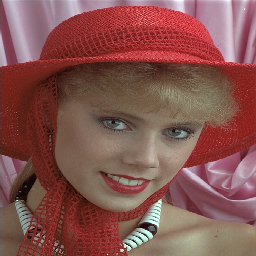
#> input picture visage.bmp, 256 x 256 px
$ python application_img.py
#> lines starting #> are read from the running program, lines starting #| are printed output that depends on the picture
import matplotlib.image as mpimg
import matplotlib.pyplot as plt
import numpy as np
from sklearn.cluster import KMeans

img = np.float32(mpimg.imread('visage.bmp'))
img = np.reshape(img,(256**2,3))
kmeans = KMeans(n_clusters=16, n_init=3, init='k-means++')
kmeans.fit(img)
cluster_labels = kmeans.labels_

imgn = kmeans.cluster_centers_[kmeans.labels_[:],:]

imgn = np.reshape(imgn,(256,256,3))
imgn = imgn / 255
print(np.shape(imgn))
print(imgn)
plt.imshow(imgn)
plt.show()
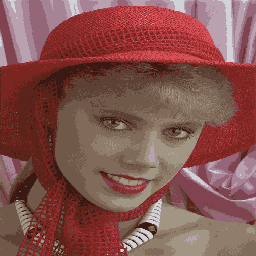
#> shown: shape (256, 256, 3) float32; mean R, G, B 0.522, 0.329, 0.311
